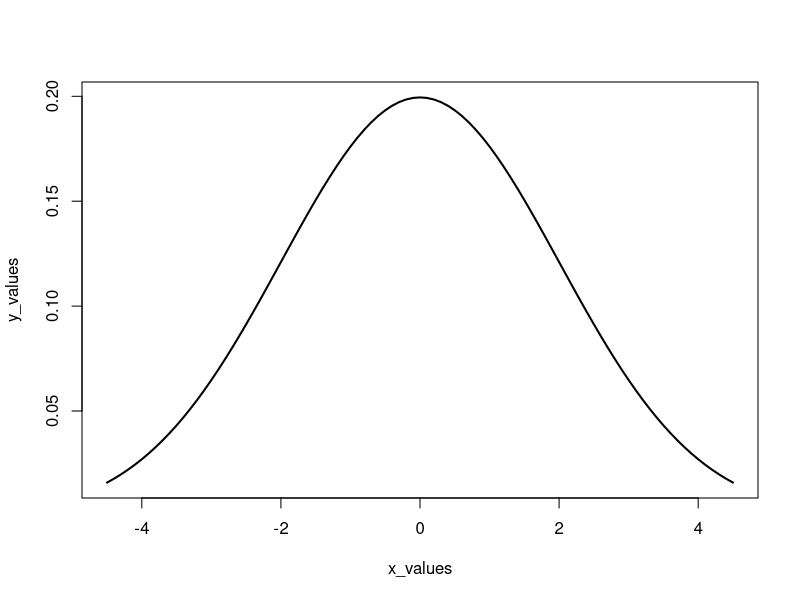

R code for this plot:
## ---- chunk 1
library("knitr")
library("dplyr")
library("ggplot2")
library("readr")

knitr::opts_chunk$set(fig.path = "../images/")
## ---- chunk 2
f <- function(x) {
  x^2
}

g <- function(x){
  (2*x) +5
}

fog <- function(x){
  g_x <- g(x)
  f(g_x)
}

gof <- function(x){
  f_x <- f(x)
  g(f_x)
}

pythagoras <- function(a, b = a){
  sqrt(a^2 + b^2)
}

miles2kms <- function(a = 1){
  a * 1.6
}

gallons2liters <- function(g = 1){
  g * 3.78541
}

liters2gallons <- function(l = 1){
  gallons2liters(l) / gallons2liters(1)^2
}

seconds2years <- function(sec){
  min <- (1/60) * sec
  hour <- (1/60) * min
  day <- (1/24) * hour
  year <- (1/365.25) * day
  year
}

gaussian <- function(x, m, s){
  exp(-.5 * ((x - m) / s)^2) / (s * sqrt(2*pi))
}
## ---- chunk 3
x_values <- seq(-4.5, 4.5, .1)
y_values <- gaussian(x_values, 0, 2)
plot(x_values, y_values, type = "l", lwd = 2)
